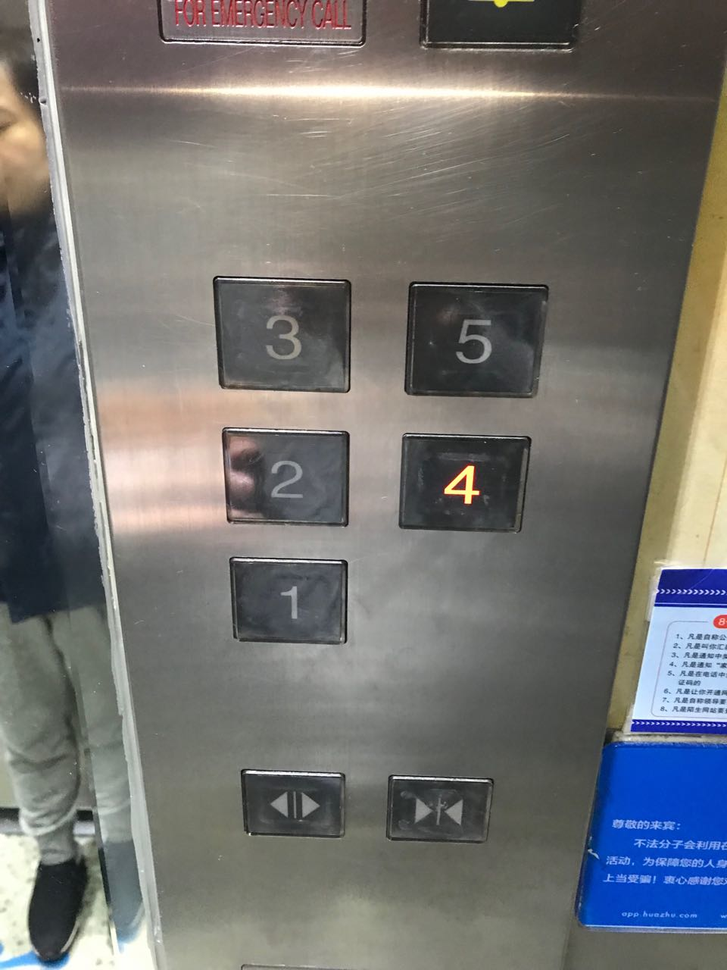
#> input picture w2.png, 727 x 970 px, shrunk from 960 x 1280 before the run
$ python shift.py   (older library calls are emulated)
#> lines starting #> are read from the running program, lines starting #| are printed output that depends on the picture
#!/usr/bin/python
# -*- coding: utf-8 -*
import cv2
import sys
import numpy as np
from matplotlib import pyplot as plt

img = cv2.imread('w2.png')
#> img is the input picture: shape (970, 727, 3); mean B, G, R 112.3, 114.1, 114.3
gray= cv2.cvtColor(img,cv2.COLOR_BGR2GRAY)
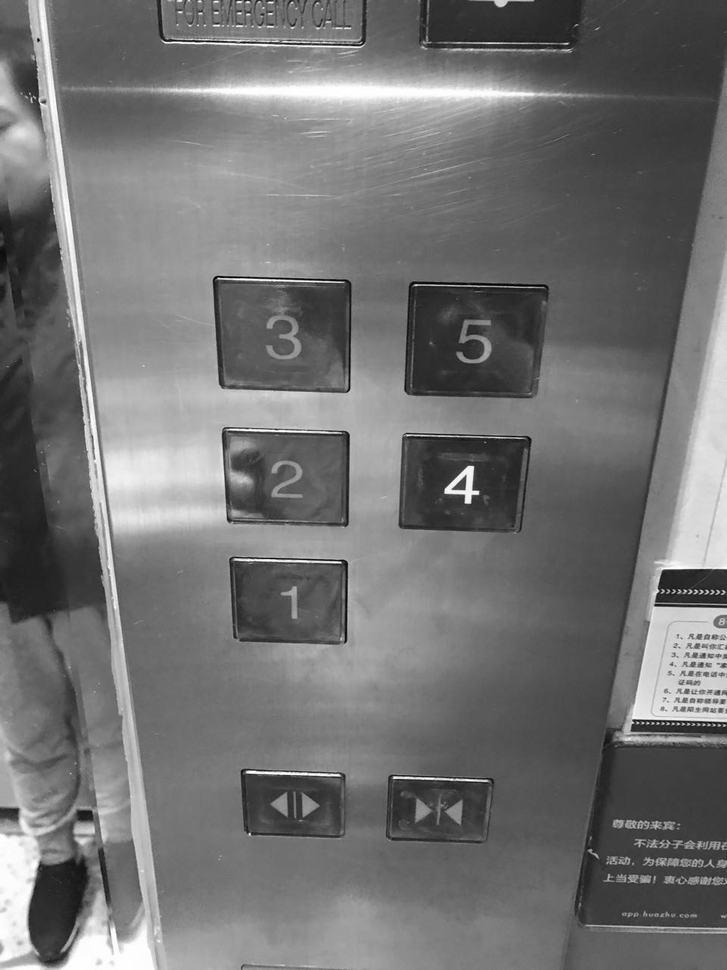
#> gray: shape (970, 727); min 0, max 255, mean 114
sift = cv2.SIFT()
kp = sift.detect(gray,None)
#> kp = 1315 keypoints; strongest (x, y, size): (38, 40, 2), (477, 493, 3.2), (395, 777, 2.1), (469, 472, 8.1)
img=cv2.drawKeypoints(gray,kp)
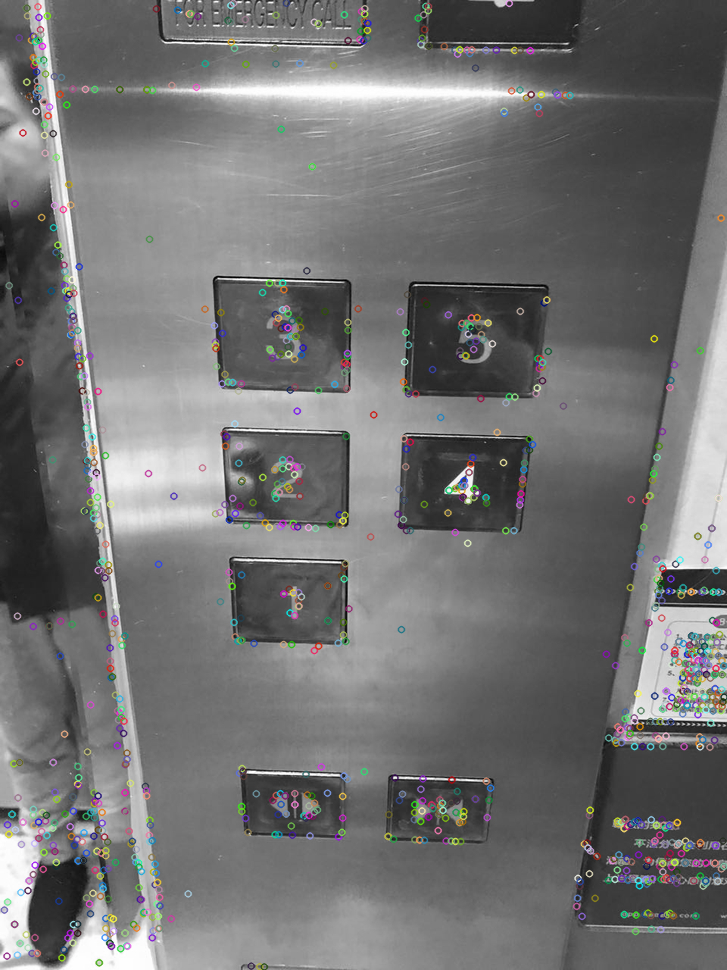
#> img: shape (970, 727, 3); mean of channels 0, 1, 2 114.1, 114.1, 114.1; drawn as B, G, R

cv2.imshow("res",img)
cv2.waitKey(0)

$ run again, with w1.png copied over w2.png
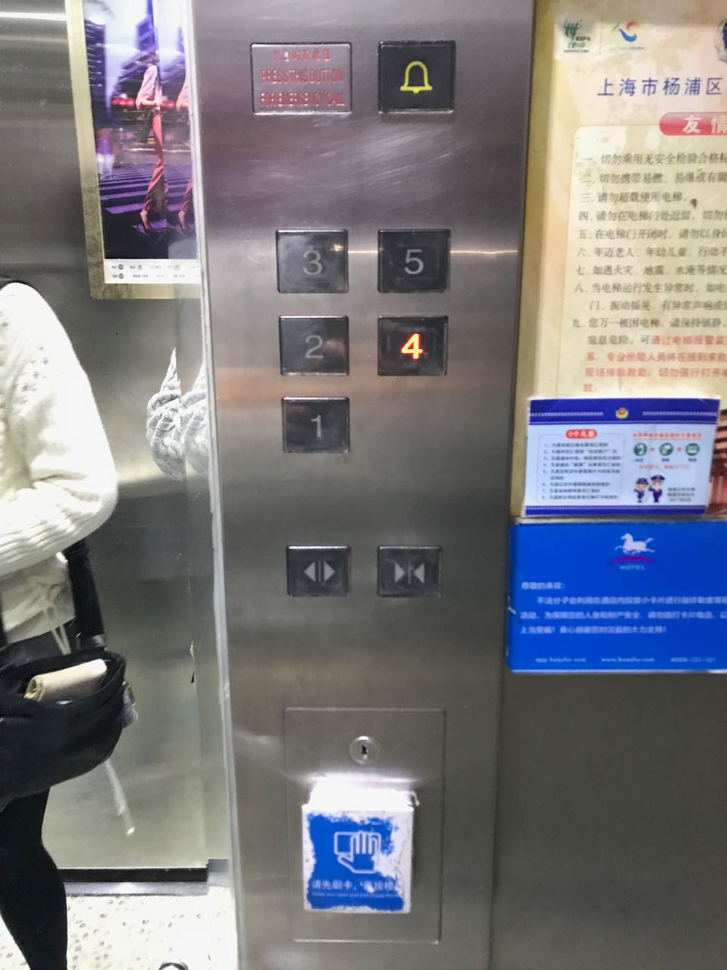
#> input picture w1.png, 727 x 970 px, shrunk from 960 x 1280 before the run
#> img is the input picture: shape (970, 727, 3); mean B, G, R 125.7, 121.7, 122.5
#> `gray= cv2.cvtColor(img,cv2.COLOR_BGR2GRAY)`:
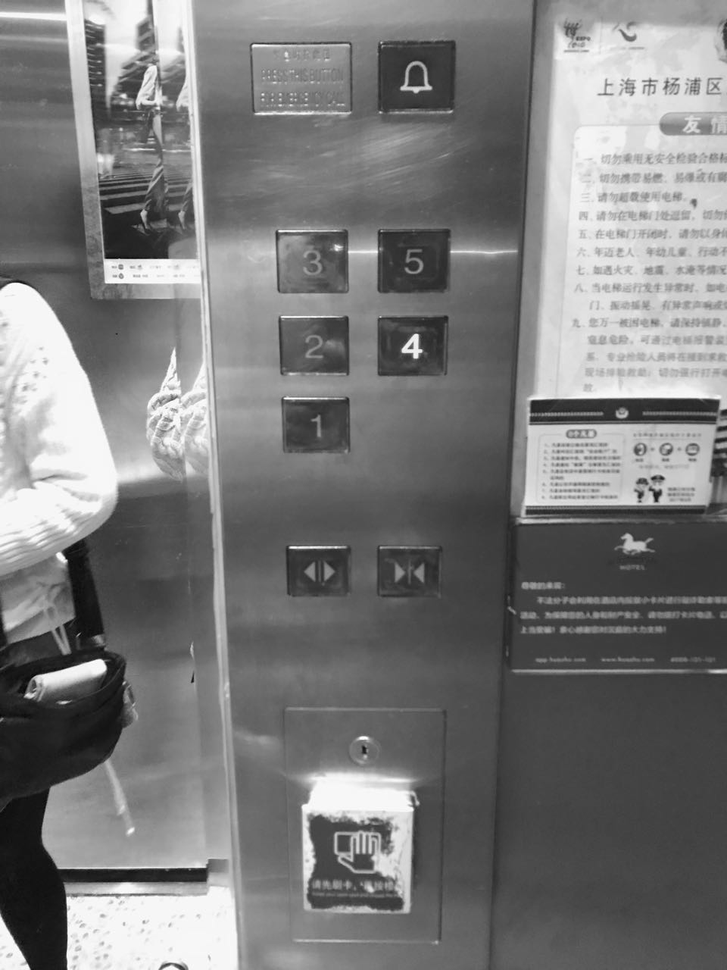
#> gray: shape (970, 727); min 3, max 255, mean 122.4
#> kp = 2801 keypoints; strongest (x, y, size): (96, 668, 12.6), (413, 347, 13.4), (415, 339, 6.2), (291, 547, 2.1)
#> `img=cv2.drawKeypoints(gray,kp)`:
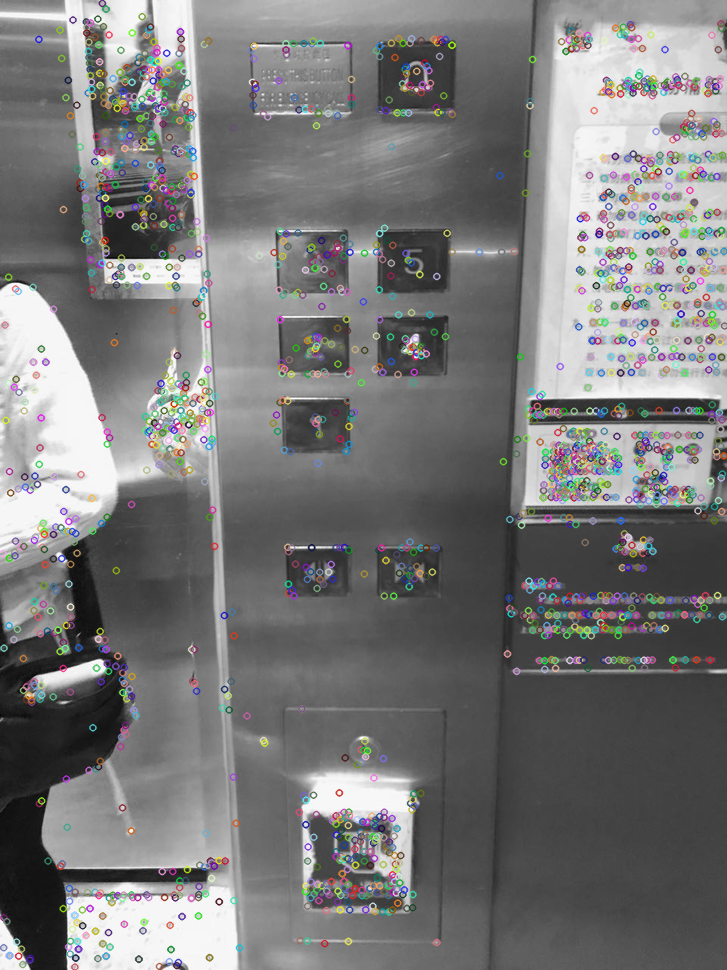
#> img: shape (970, 727, 3); mean of channels 0, 1, 2 121, 121.1, 121.1; drawn as B, G, R
